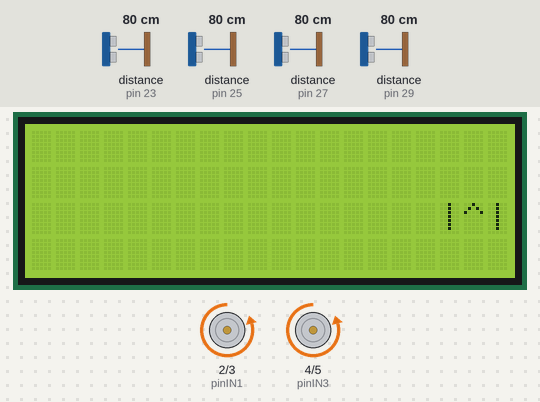
Bench run of a sketch on a simulated Arduino Mega 2560, built with avr-gcc and run on an emulated ATmega2560. On the bench: 20×4 character LCD, motor-driver pin pairs drawn as motors (green arrow = first pin HIGH = forward, orange = second pin HIGH = backward, longer = more drive, scaled by the enable pin). Wiring (inferred from the names in the program): 4 × ultrasonic range finder: trigger pin 22, echo pin 23 / trigger pin 24, echo pin 25 / trigger pin 26, echo pin 27 / trigger pin 28, echo pin 29. The test bench sets the inputs (shaded band); at power-on: distance to the obstacle (sensors on pin 23, pin 27, pin 29, pin 25) 80 cm. The echo pulse lasts 58.3 µs per cm; what the sketch prints to the serial monitor is not drawn.

Above: at 1.09 s.
1.3 s: distance to the obstacle (sensor on pin 23) set to 73 cm
At 1.75 s:
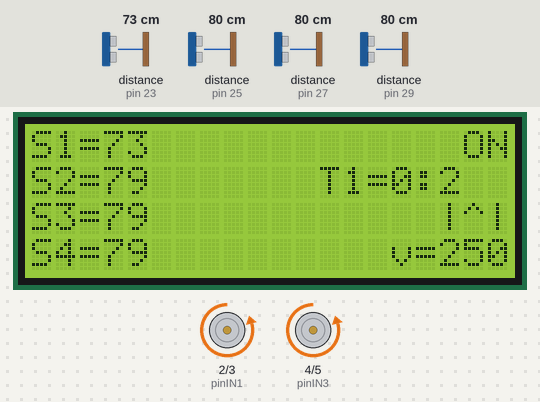
3.3 s: distance to the obstacle (sensor on pin 23) set to 65 cm
At 3.57 s:
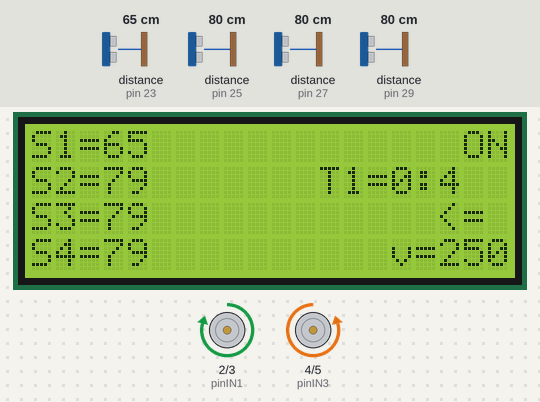
5.1 s: distance to the obstacle (sensor on pin 27) set to 66 cm
At 5.22 s:
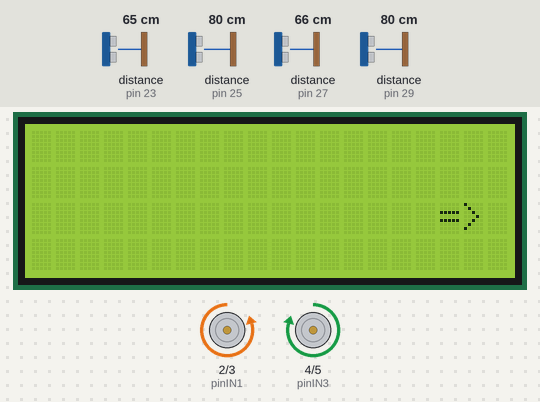
6.9 s: distance to the obstacle (sensor on pin 29) set to 13 cm
At 7.19 s:
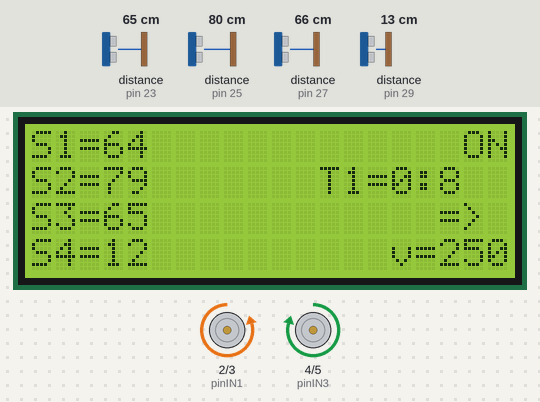
8.6 s: distance to the obstacle (sensor on pin 29) set to 10 cm
At 8.89 s:
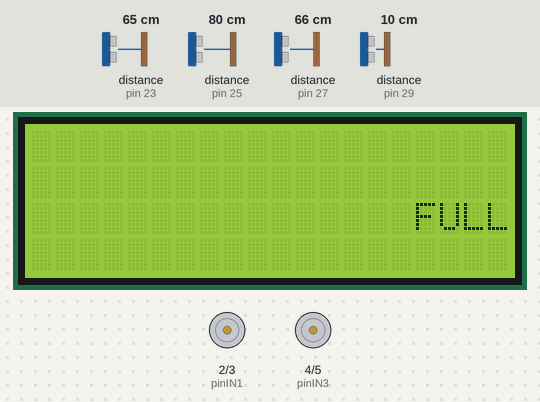
10.5 s: distance to the obstacle (sensor on pin 25) set to 250 cm
At 10.85 s:
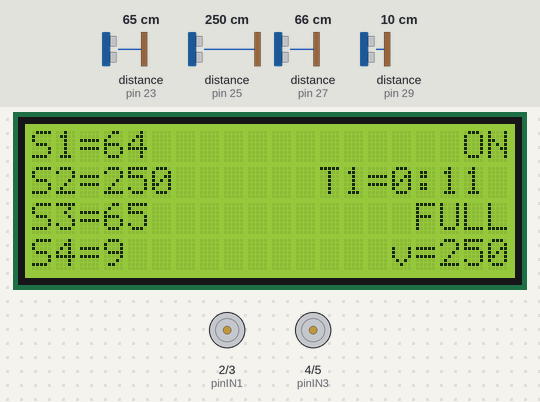
Timing chart, 0 to 13.5 s (numbered marks = the images above; inputs shaded):
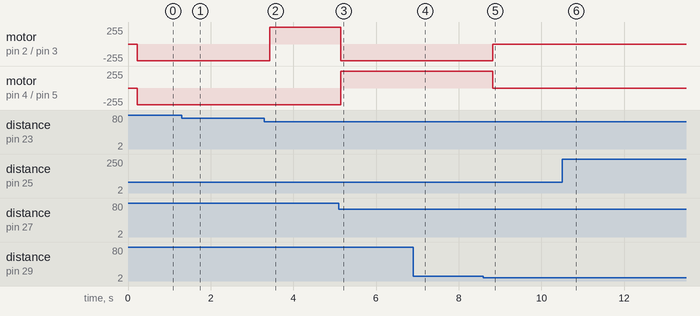

Measured:
- the behaviour switches between 71 and 70 cm on distance to the obstacle (sensor on pin 23) (found by bisection; images 1 and 2)
- the behaviour switches between 72 and 71 cm on distance to the obstacle (sensor on pin 27) (found by bisection; images 2 and 3)
- the behaviour switches between 12 and 11 cm on distance to the obstacle (sensor on pin 29) (found by bisection; images 4 and 5)
- after the input at 3.3 s, motor on pin 2 (pinIN1) / pin 3 (pinIN2): backward 250/255 → forward 250/255 after 0.13 s; the display: first differs from a run without the input after 0.13 s (image 2 shows a later state)
- after the input at 5.1 s, motor on pin 2 (pinIN1) / pin 3 (pinIN2): forward 250/255 → backward 250/255 after 0.05 s; motor on pin 4 (pinIN3) / pin 5 (pinIN4): backward 250/255 → forward 250/255 after 0.05 s; the display: first differs from a run without the input after 0.05 s (image 3)
- after the input at 8.6 s, motor on pin 2 (pinIN1) / pin 3 (pinIN2): backward 250/255 → stopped after 0.23 s; motor on pin 4 (pinIN3) / pin 5 (pinIN4): forward 250/255 → stopped after 0.23 s; the display: first differs from a run without the input after 0.23 s (image 5)

The sketch:

limpiador_de_playa_mrk_10.ino
```cpp
#include <Servo.h>
#include <Wire.h>
#include <LiquidCrystal_I2C.h>

LiquidCrystal_I2C lcd(0x27,20,4);

//servomotores
//Servo servoizq;
//Servo servoder;
//boton de encendido
boolean encendido = true;
//int boton = 32;
int estadoboton;
//temporizador
int segundos;
int minutos;
//puetos de control de velocidad
int enA = 6;
int enB = 7;
//ULTRASONICO 1
const int Trigger = 22;
const int Echo = 23;
//ULTRASONICO 2
const int Trigger_2 = 24;
const int Echo_2 = 25;
//ULTRASONICO 3
const int Trigger_3 = 26;
const int Echo_3 = 27;
//ULTRASONICO 4
const int Trigger_4 = 28;
const int Echo_4 = 29;
//motor A
const int pinIN1 = 2;
const int pinIN2 = 3;
//motor b
const int pinIN3 = 4;
const int pinIN4 = 5;
//variables para distancia y tiempo
long d_1, d_2, d_3, d_4, t_1, t_2, t_3, t_4;
int inicio;
int velocidad = 250;
/*int pinacelerador = 33;
int acelerador;
int pindesacelerador = 34;
int desacelerador;
const int analogPin = A8;
int value;
int posicion, posicion2;*/

void setup() {
  //declaracion de boton
//  pinMode(boton, INPUT);
  lcd.init();//inciamos lcd
  lcd.backlight();// se activa la luz de fondo
  lcd.clear();
  //pines de servomotores
  //servoizq.attach(39);
  //servoder.attach(38);
  Serial.begin(9600);//abrimos un monitor serial
  //declaracion de ultrasonicos
  //ULTRASONICO 1
  pinMode(Trigger, OUTPUT); //indicamos que el puerto sera salida
  pinMode(Echo, INPUT); //indicamos que el puerto sera entrada
  digitalWrite(Trigger, LOW); //escribimos un 0 en trig
  //ULTRASONICO 2
  pinMode(Trigger_2, OUTPUT); //indicamos que el puerto sera salida
  pinMode(Echo_2, INPUT); //indicamos que el puerto sera entrada
  digitalWrite(Trigger_2, LOW); //escribimos un 0 en trig
  //ULTRASONICO 3
  pinMode(Trigger_3, OUTPUT); //indicamos que el puerto sera salida
  pinMode(Echo_3, INPUT); //indicamos que el puerto sera entrada
  digitalWrite(Trigger_3, LOW); //escribimos un 0 en trig
  //ULTRASONICO 4
  pinMode(Trigger_4, OUTPUT); //indicamos que el puerto sera salida
  pinMode(Echo_4, INPUT); //indicamos que el puerto sera entrada
  digitalWrite(Trigger_4, LOW); //escribimos un 0 en trig
  //puertos en salida para control de velocidad
  pinMode(enA, OUTPUT);
  pinMode(enB, OUTPUT);
  //indicamos que los motores seran salida
  pinMode(pinIN1, OUTPUT);
  pinMode(pinIN2, OUTPUT);
  pinMode(pinIN3, OUTPUT);
  pinMode(pinIN4, OUTPUT);
  analogWrite(enA, 0);
  analogWrite(enB, 0);
//pinMode(pinacelerador, INPUT);
//pinMode(pindesacelerador, INPUT);

    // Configuracion del timer1
  TCCR1A = 0;                        // El registro de control A queda todo en 0, pines OC1A y OC1B deshabilitados
  TCCR1B = 0;                        //limpia el registrador
  TCCR1B |= (1<<CS10)|(1 << CS12);   // configura prescaler para 1024: CS12 = 1 e CS10 = 1
  TCNT1 = 0xC2F8;                    // inicia timer para desbordamiento 1 segundo
                                     // 65536-(16MHz/1024/1Hz - 1) = 49912 = 0xC2F8

  TIMSK1 |= (1 << TOIE1);           // habilita la interrupcion del TIMER1
}


void loop() {
if(encendido){
  lcd.setCursor(15, 3);
  lcd.print("v=");
  lcd.print(velocidad);
  lcd.setCursor(18, 0);
  lcd.print("ON");
  lcd.setCursor(0, 0);
  lcd.print("S1=");
  lcd.print(d_1);
  lcd.setCursor(0, 1);
  lcd.print("S2=");
  lcd.print(d_2);
  lcd.setCursor(0, 2);
  lcd.print("S3=");
  lcd.print(d_3);
  lcd.setCursor(0, 3);
  lcd.print("S4=");
  lcd.print(d_4);
  lcd.setCursor(12, 1);
  lcd.print("T1=");
  lcd.print(minutos);
  lcd.print(":");
  lcd.print(segundos);
  lcd.display();
  delay(100);
  lcd.clear();
}
if(!encendido){
    lcd.setCursor(0, 0);
    lcd.print("SYSTEM OFF");
    lcd.display();
    delay(100);
    lcd.clear();
}
//ULTRASONICO 1
digitalWrite(Trigger, HIGH); //escribimos un 1 en trig
delayMicroseconds(10); //genera un pulso por 10microsegundos
digitalWrite(Trigger, LOW);

t_1 = pulseIn(Echo, HIGH); //leemos el sensor
d_1 = t_1 / 58.2; //formula para calcular la distancia en cm
Serial.print("Distancia 1: ");
Serial.println(d_1); //imprimimos la distancia

//ULTRASONICO 2
digitalWrite(Trigger_2, HIGH); //escribimos un 1 en trig
delayMicroseconds(10); //genera un pulso por 10microsegundos
digitalWrite(Trigger_2, LOW);

t_2 = pulseIn(Echo_2, HIGH); //leemos el sensor
d_2 = t_2 / 58.2; //formula para calcular la distancia en cm
Serial.print("Distancia 2: ");
Serial.println(d_2);

//ULTRASONICO 3
digitalWrite(Trigger_3, HIGH); //escribimos un 1 en trig
delayMicroseconds(10); //genera un pulso por 10microsegundos
digitalWrite(Trigger_3, LOW);

t_3 = pulseIn(Echo_3, HIGH); //leemos el sensor
d_3 = t_3 / 58.2; //formula para calcular la distancia en cm
Serial.print("Distancia 3: ");
Serial.println(d_3);

//ULTRASONICO 4
digitalWrite(Trigger_4, HIGH); //escribimos un 1 en trig
delayMicroseconds(10); //genera un pulso por 10microsegundos
digitalWrite(Trigger_4, LOW);

t_4 = pulseIn(Echo_4, HIGH); //leemos el sensor
d_4 = t_4 / 58.2; //formula para calcular la distancia en cm
Serial.print("Distancia 3: ");
Serial.println(d_4);
//codigo de inico del boton
/*  value = analogRead(analogPin);
  posicion = map(value, 0, 1023, 0, 180);
  posicion2 = map(value, 0, 1023, 180, 0);
  delay(100);
  servoizq.write(posicion);
  servoder.write(posicion2);
  acelerador = digitalRead(pinacelerador);
  if(acelerador == 1)
  {
    velocidad=velocidad+50;
    delay(100);
    if(velocidad>=255)
    {
      velocidad=255;
    }
  }
  desacelerador = digitalRead(pindesacelerador);
  if(desacelerador == 1)
  {
    velocidad=velocidad-50;
    delay(100);
    if(velocidad<=5)
    {
      velocidad=0;
    }
    }
estadoboton = digitalRead(boton);
 if (estadoboton == 1 && !encendido)
 {
  encendido = true;
  delay(100);
 } else if(estadoboton == 1 && encendido)
 {
  encendido = false;
  delay(100);
 }
 estadoboton = encendido;*/
 ////////////////////////////
   if (!encendido){//detenido
    analogWrite(enA, velocidad);
    analogWrite(enB, velocidad);
    digitalWrite(pinIN1, LOW);
    digitalWrite(pinIN2, LOW);
    digitalWrite(pinIN3, LOW);
    digitalWrite(pinIN4, LOW);
    lcd.setCursor(17, 2);
    lcd.print("|O|");
    lcd.display();
    delay(100);
   }
      if (d_4 <= 10 && encendido ){//detenido con sensor de llenado
    analogWrite(enA, velocidad);
    analogWrite(enB, velocidad);
    digitalWrite(pinIN1, LOW);
    digitalWrite(pinIN2, LOW);
    digitalWrite(pinIN3, LOW);
    digitalWrite(pinIN4, LOW);
    lcd.setCursor(16, 2);
    lcd.print("FULL");
    delay(100);
   }
    if (minutos == 5 && encendido){//detenido
    minutos = 5; segundos = 0;
    analogWrite(enA, 0);
    analogWrite(enB, 0);
    digitalWrite(pinIN1, LOW);
    digitalWrite(pinIN2, LOW);
    digitalWrite(pinIN3, LOW);
    digitalWrite(pinIN4, LOW);
    lcd.setCursor(17, 2);
    lcd.print("|O|");
    lcd.display();
    delay(50);
   }else if (d_1 <= 70 && d_2 <=70 && d_3 <= 70 && d_4 > 10 && encendido){//izquierda
  analogWrite(enA, velocidad);
  analogWrite(enB, velocidad);
  digitalWrite(pinIN1, LOW);
  digitalWrite(pinIN2, HIGH);
  digitalWrite(pinIN3, HIGH);
  digitalWrite(pinIN4, LOW);
    lcd.setCursor(17, 2);
    lcd.print("=>");
    lcd.display();
    delay(100);
  }else if (d_1 <= 70 && d_2 > 70 && d_3 > 70 && d_4 > 10 && encendido){//derecha
  analogWrite(enA, velocidad);
  analogWrite(enB, velocidad);
  digitalWrite(pinIN1, HIGH);
  digitalWrite(pinIN2, LOW);
  digitalWrite(pinIN3, LOW);
  digitalWrite(pinIN4, HIGH);
    lcd.setCursor(17, 2);
    lcd.print("<=");
    lcd.display();
    delay(50);
  }else if (d_1 > 70 && d_2 <=70 && d_3 > 70 && d_4 > 10 && encendido){//izquierda
  analogWrite(enA, velocidad);
  analogWrite(enB, velocidad);
  digitalWrite(pinIN1, LOW);
  digitalWrite(pinIN2, HIGH);
  digitalWrite(pinIN3, HIGH);
  digitalWrite(pinIN4, LOW);
    lcd.setCursor(17, 2);
    lcd.print("=>");
    lcd.display();
    delay(100);
  }else if (d_1 > 70 && d_2 > 70 && d_3 <= 70 && d_4 > 10 && encendido){//izquierda
  analogWrite(enA, velocidad);
  analogWrite(enB, velocidad);
  digitalWrite(pinIN1, LOW);
  digitalWrite(pinIN2, HIGH);
  digitalWrite(pinIN3, HIGH);
  digitalWrite(pinIN4, LOW);
  lcd.setCursor(17, 2);
    lcd.print("=>");
    lcd.display();
    delay(100);
  }else if (d_1 <= 70 && d_2 <=70 && d_3 > 70 && d_4 > 10 && encendido){//derecha
  analogWrite(enA, velocidad);
  analogWrite(enB, velocidad);
  digitalWrite(pinIN1, HIGH);
  digitalWrite(pinIN2, LOW);
  digitalWrite(pinIN3, LOW);
  digitalWrite(pinIN4, HIGH);
    lcd.setCursor(17, 2);
    lcd.print("<=");
    lcd.display();
    delay(100);

  }else if (d_1 > 70 && d_2 <= 70 && d_3 <= 70 && d_4 > 10 && encendido){//izquierda
  analogWrite(enA, velocidad);
  analogWrite(enB, velocidad);
  digitalWrite(pinIN1, LOW);
  digitalWrite(pinIN2, HIGH);
  digitalWrite(pinIN3, HIGH);
  digitalWrite(pinIN4, LOW);
  lcd.setCursor(17, 2);
    lcd.print("=>");
    lcd.display();
    delay(100);
  }else if(d_1 <= 70 && d_2 > 70 && d_3 <= 70 && d_4 > 10 && encendido){//izquierda
  analogWrite(enA, velocidad);
  analogWrite(enB, velocidad);
  digitalWrite(pinIN1, LOW);
  digitalWrite(pinIN2, HIGH);
  digitalWrite(pinIN3, HIGH);
  digitalWrite(pinIN4, LOW);
  lcd.setCursor(17, 2);
    lcd.print("=>");
    lcd.display();
    delay(100);
  }else if(d_1 > 70 && d_2 > 70 && d_3 > 70 && d_4 > 10 && encendido){//recta
  analogWrite(enA, velocidad);
  analogWrite(enB, velocidad);
  digitalWrite(pinIN1, LOW);
  digitalWrite(pinIN2, HIGH);
  digitalWrite(pinIN3, LOW);
  digitalWrite(pinIN4, HIGH);
    lcd.setCursor(17, 2);
    lcd.print("|^|");
    lcd.display();
    delay(100);
  }
}

ISR(TIMER1_OVF_vect)                              //interrupcion del TIMER1
{
  TCNT1 = 0xC2F7;                                 // Renicia TIMER
  segundos++;
  if(segundos == 60)
  {
    segundos = 0;
    minutos++;
  }
}
```
